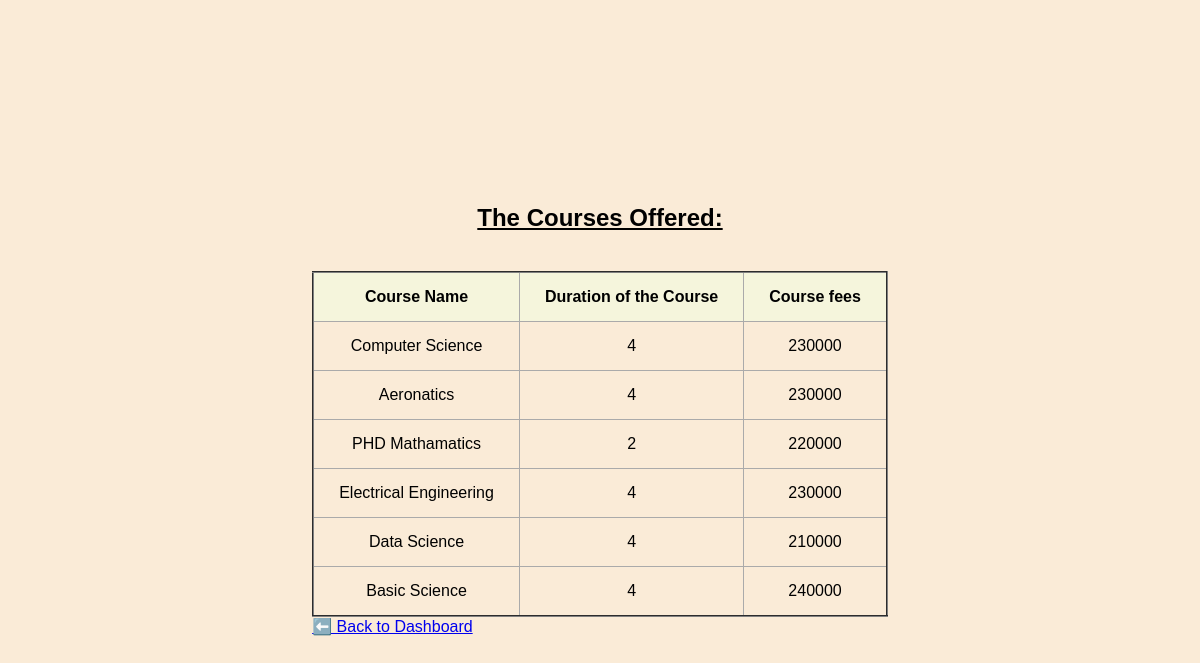
Screenshot of /courses with the database file from the repository.
### tables this page shows
CREATE TABLE Courses(
               Course_name TEXT,
               Course_duration INTEGER,
               Course_fees INTEGER
               );

### app.py (the view)
@app.route('/courses')
def courses():
    conn = get_db_connection()
    courses = conn.execute('SELECT * FROM Courses').fetchall()
    conn.close()
    return render_template('courses.html', courses=courses)

### app.py (called while the page is built)
def get_db_connection():
    conn = sqlite3.connect('Student.db')
    conn.row_factory = sqlite3.Row
    return conn

### templates/courses.html (shortened to what this page needs)
<!DOCTYPE html>
<html lang="en">
<head>
    <link rel="stylesheet" href="{{ url_for('static', filename='style.css') }}">
</head>
<body>
    <div id="Course-section" class="section">
    <h2>The Courses Offered:</h2>
    <table border="2">
        <tr>
            <th>Course Name</th>
            <th>Duration of the Course</th>
            <th>Course fees</th>
        </tr>
        {% for course in courses %}
  <tr>
    <td>{{ course[0] }}</td>
    <td>{{ course[1] }}</td>
    <td>{{ course[2] }}</td>
  </tr>
    {% endfor %}
    </table>
    <a href="/">⬅️ Back to Dashboard</a>
</div>
</body>
</html>

### static/style.css (style rules this page uses)
body { background-color: antiquewhite; background-position: center; background-repeat: no-repeat; font-family: 'Trebuchet MS', 'Lucida Sans Unicode', 'Lucida Grande', 'Lucida Sans', Arial, sans-serif; color: black; margin: 0px; height:100vh; display:flex; justify-content: center; align-items: center; }
table { height:45px; margin-top: 0px; border-collapse: collapse; text-align:center }
th, td { border: 1px solid #aaa; padding: 15px 25px; text-align: center; }
th { background-color: beige; color:black; }
.section h2 { text-align: center; text-decoration: underline; color:black; padding:20px; }

### rows the page displays
Courses: Course_name "Computer Science", Course_duration "4", Course_fees "230000"
Courses: Course_name "Aeronatics", Course_duration "4", Course_fees "230000"
Courses: Course_name "PHD Mathamatics", Course_duration "2", Course_fees "220000"
Courses: Course_name "Electrical Engineering", Course_duration "4", Course_fees "230000"
Courses: Course_name "Data Science", Course_duration "4", Course_fees "210000"
Courses: Course_name "Basic Science", Course_duration "4", Course_fees "240000"
